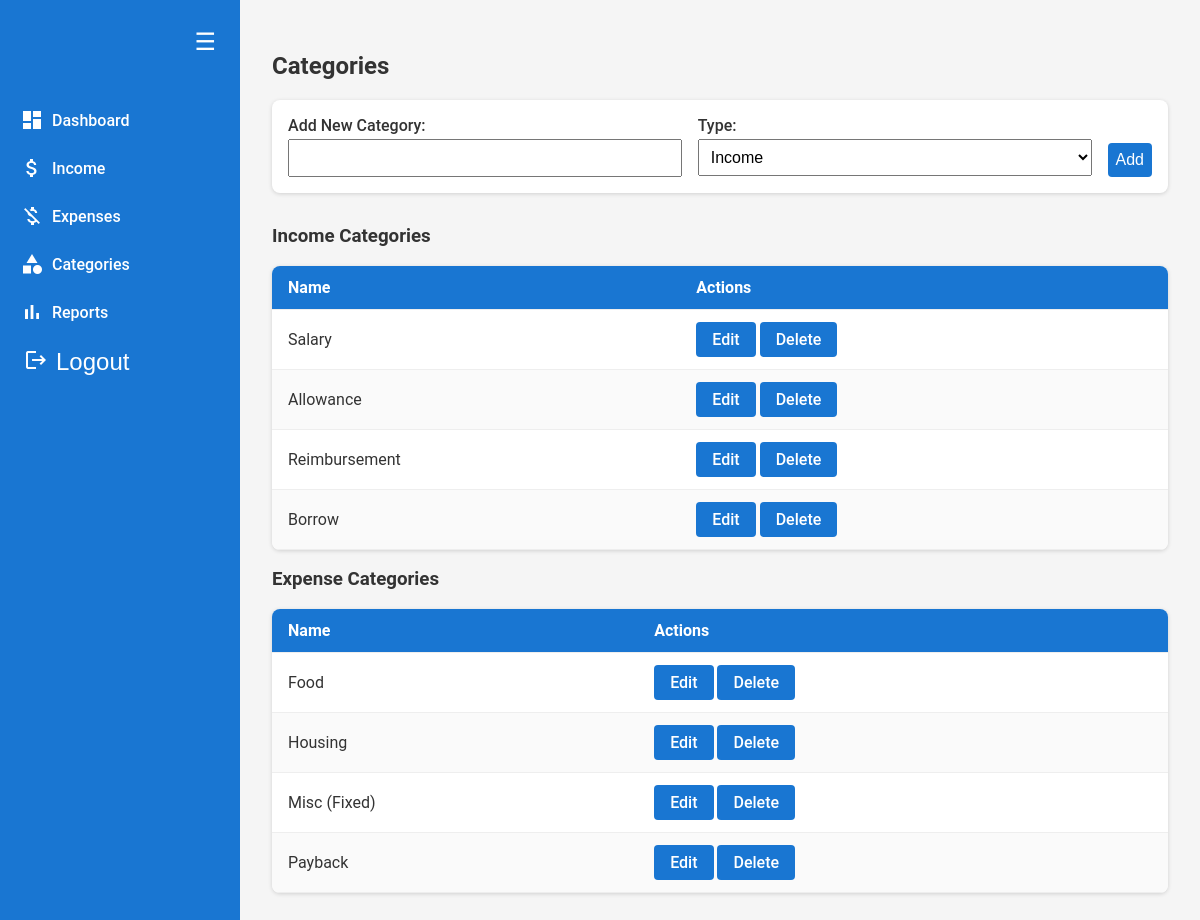
Page /categories (signed in) on the committed database.
### models/category.py (models this page shows, shortened)
class Category(db.Model):
    __tablename__ = "categories"
    id = db.Column(db.Integer, primary_key=True)
    name = db.Column(db.String(100), nullable=False)
    type = db.Column(db.String(20), nullable=False)  # 'income' or 'expense'
    user_id = db.Column(db.Integer, db.ForeignKey("users.id"), nullable=False)

### routes/categories.py (the view, shortened to what this page needs)
@categories_bp.route("/categories", methods=["GET", "POST"])
def manage_categories():
    user_id = session.get("user_id")
    if not user_id:
        return redirect("/login")
    income_categories = Category.query.filter_by(user_id=user_id, type="income").all()
    expense_categories = Category.query.filter_by(user_id=user_id, type="expense").all()
    return render_template("categories.html", income_categories=income_categories, expense_categories=expense_categories)

### templates/categories.html (shortened to what this page needs)
{% extends "base.html" %}
{% block content %}
<h2>Categories</h2>
<form method="POST">
  <label>
    Add New Category:
    <input type="text" name="name" required />
  </label>
  <label>
    Type:
    <select name="type" required>
      <option value="income">Income</option>
    </select>
  </label>
  <button type="submit">Add</button>
</form>
<h3>Income Categories</h3>
<table>
  <thead>
    <tr>
      <th>Name</th>
      <th>Actions</th>
    </tr>
  </thead>
  <tbody>
    {% for cat in income_categories %}
    <tr>
      <td>{{ cat.name }}</td>
      <td>
        <a class="btn" href="/categories/edit/{{ cat.id }}">Edit</a>
        <a class="btn" href="/categories/delete/{{ cat.id }}" onclick="return confirm('Delete this category?')">Delete</a>
      </td>
    </tr>
    {% endfor %}
  </tbody>
</table>
<h3>Expense Categories</h3>
<table>
  <thead>
    <tr>
      <th>Name</th>
      <th>Actions</th>
    </tr>
  </thead>
  <tbody>
    {% for cat in expense_categories %}
    <tr>
      <td>{{ cat.name }}</td>
      <td>
        <a class="btn" href="/categories/edit/{{ cat.id }}">Edit</a>
        <a class="btn" href="/categories/delete/{{ cat.id }}" onclick="return confirm('Delete this category?')">Delete</a>
      </td>
    </tr>
    {% endfor %}
  </tbody>
</table>
{% endblock %}

### static/css/styles.css (style rules this page uses)
:root { --primary: #1976d2; --primary-dark: #1565c0; --background: #f5f5f5; --card-bg: #fff; --text: #333; --gray: #999; }
* { box-sizing: border-box; }
body { margin: 0; font-family: 'Roboto', sans-serif; background-color: var(--background); color: var(--text); display: flex; min-height: 100vh; }
form { background: var(--card-bg); padding: 1rem; margin-bottom: 2rem; border-radius: 8px; box-shadow: 0 1px 4px rgba(0, 0, 0, 0.15); display: flex; flex-wrap: wrap; gap: 1rem; }
form label { flex: 1 1 200px; display: flex; flex-direction: column; font-weight: 500; }
input, select, button { padding: 0.5rem; margin-top: 0.25rem; font-size: 1rem; }
button { background-color: var(--primary); color: white; border: none; border-radius: 4px; cursor: pointer; align-self: flex-end; transition: background-color 0.2s ease; }
table { width: 100%; background: var(--card-bg); border-collapse: collapse; border-radius: 8px; box-shadow: 0 1px 4px rgba(0, 0, 0, 0.15); overflow: hidden; }
thead { background-color: var(--primary); color: white; }
th, td { padding: 0.75rem 1rem; text-align: left; border-bottom: 1px solid #eee; }
tr:nth-child(even) { background-color: #fafafa; }
.btn { display: inline-flex; align-items: center; gap: 0.5rem; padding: 0.5rem 1rem; background-color: var(--primary); color: white; text-decoration: none; border-radius: 4px; font-weight: 500; transition: background-color 0.2s ease; }

### rows in the picture
Category: name "Salary"
Category: name "Allowance"
Category: name "Reimbursement"
Category: name "Borrow"
Category: name "Food"
Category: name "Housing"
Category: name "Misc (Fixed)"
Category: name "Payback"
